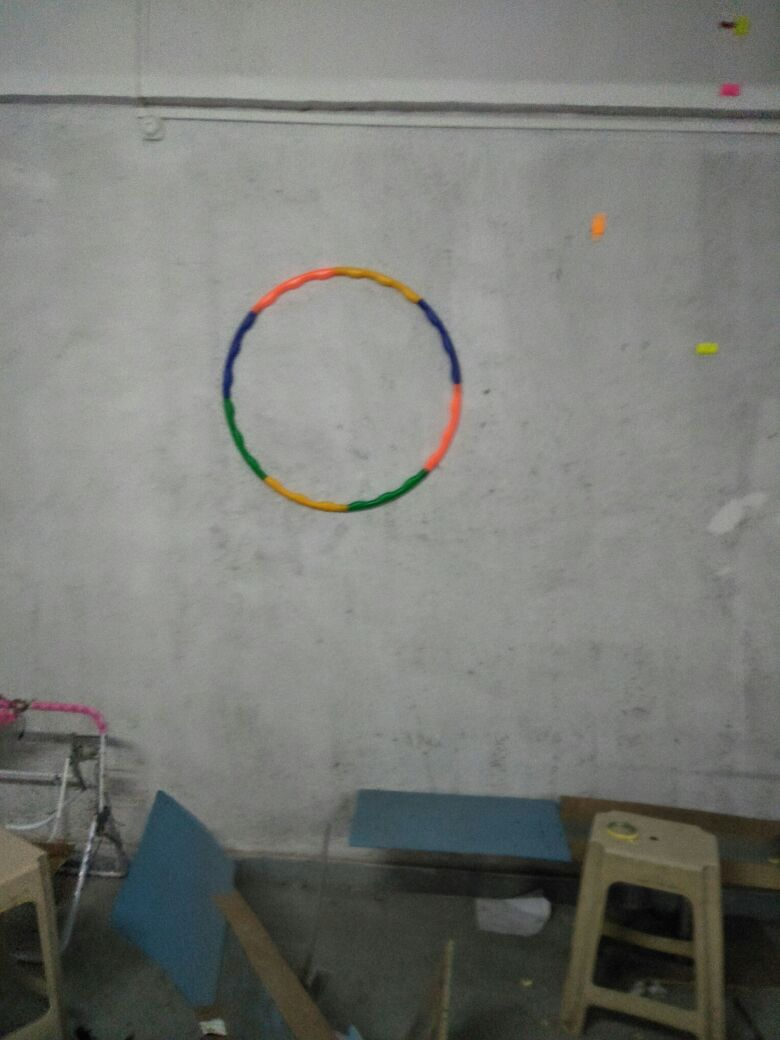
#> input picture Robocon2018/RingDetection/ring.jpg, 780 x 1040 px
$ python ringDetection.py   (older library calls are emulated)
#> lines starting #> are read from the running program, lines starting #| are printed output that depends on the picture; after the words box and inside, x2 and y2 are one past the last pixel; in counts of white or black regions, pixels touching at a corner belong together
import cv2
img = cv2.imread('ring.jpg')
#> img is the input picture: shape (1040, 780, 3); mean B, G, R 117.7, 122.4, 120.7
##cv2.imshow("original image",img)

"Applying the median filter to original image"
median = cv2.medianBlur(img,5)

#converting image to gray format.
imgray = cv2.cvtColor(median, cv2.COLOR_BGR2GRAY)
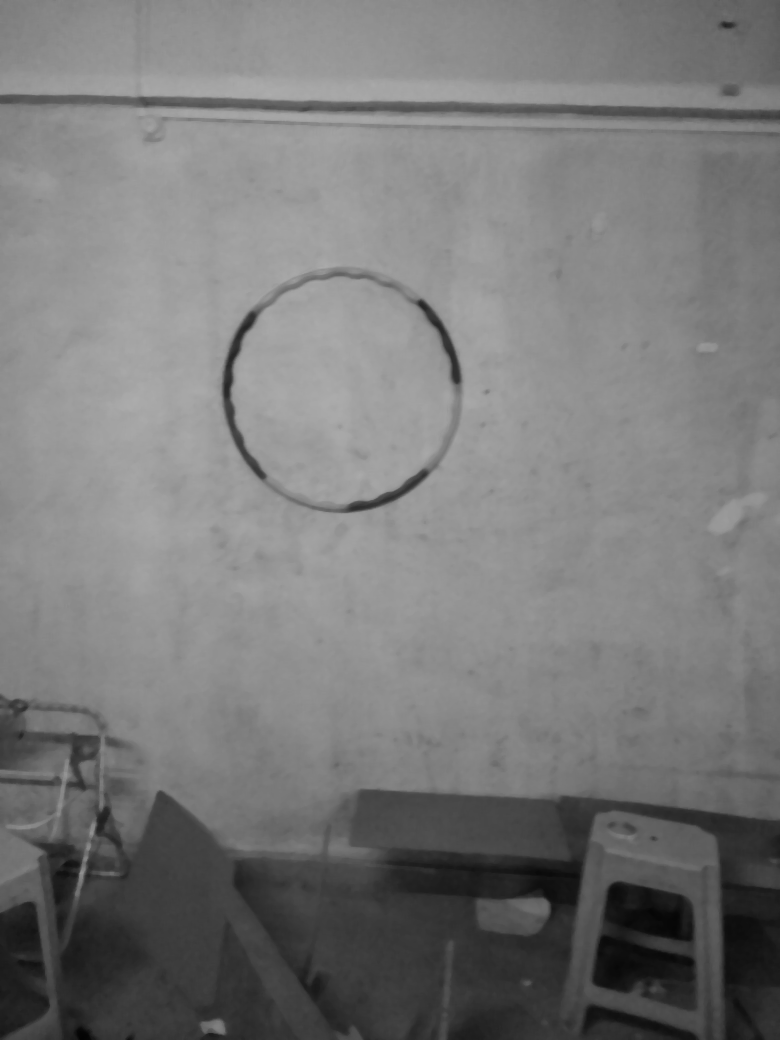
#> imgray: shape (1040, 780); min 3, max 173, mean 121.4
##cv2.imshow("Grayscaled image",imgray)

"Converting image to binary"
_,thresh = cv2.threshold(imgray,127,255,cv2.THRESH_BINARY)
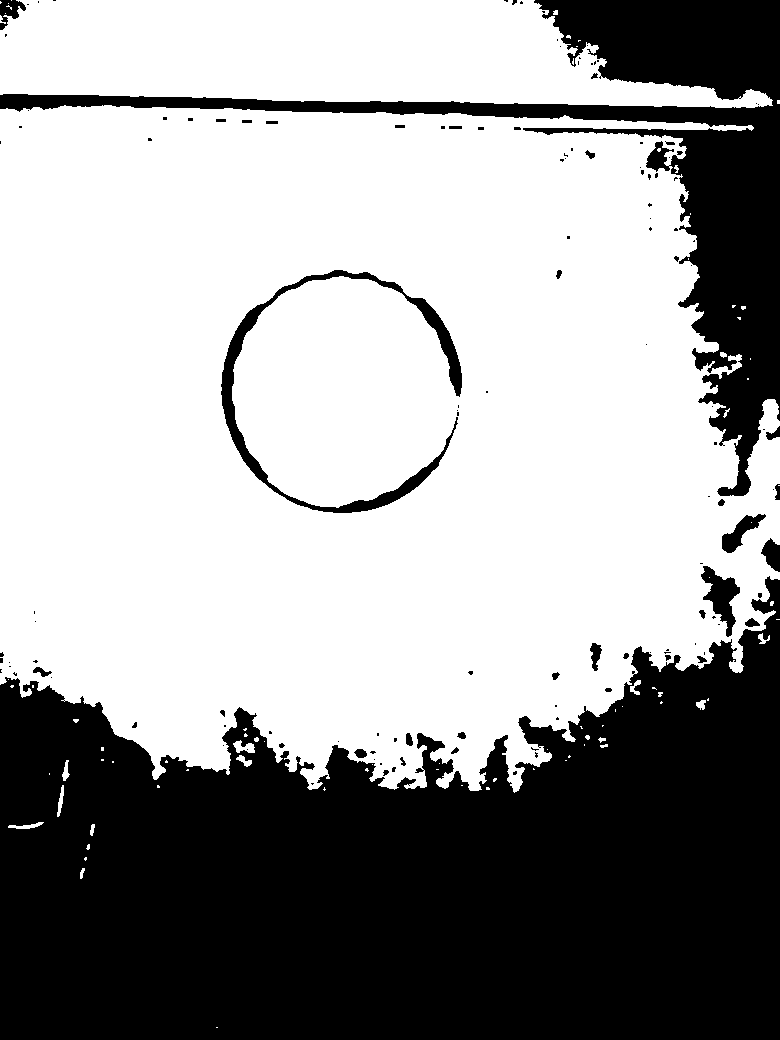
#> thresh: shape (1040, 780); 61.7% white; 131 black regions (93 under 20 px), largest, box (x1, y1, x2, y2) and area: (0, 576, 780, 1040) 244999, (0, 0, 780, 496) 55607, (221, 270, 462, 513) 5709
##cv2.imshow("thresholded image" ,thresh)


#finding contour in the specified area of thresh image
image,contours,_ = cv2.findContours(thresh[200:700,150:500], 1, 2)
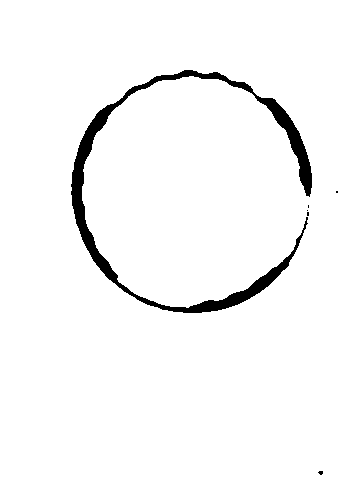
#> image: shape (500, 350); 96.7% white; 6 black regions (5 under 20 px)
#> contours = 7 contours, 4 with area under 20; largest, box (x1, y1, x2, y2) and area: (0, 0, 350, 500) 174151, (70, 69, 313, 314) 6364, (317, 470, 324, 476) 21

"drawing the found contours on thresh"
"cv2.drawContours(thresh,contours,-1,(0,255,0),3)"

#Fitting all the contours found in cirle
for i in range(len(contours)):
    (x,y),radius = cv2.minEnclosingCircle(contours[i])
    center = (int(x),int(y))
    radius = int(radius)
    image = cv2.circle(image,center,radius,(0,255,0),2)
    cv2.imshow("part processed",image)
#> this loop made 7 passes
#> (x, y, radius, center) on passes 1, 2, 5, 6, 7: (320.1, 472, 3, (320, 472)), (307.5, 213.5, 2, (307, 213)), (336.5, 191.5, 1, (336, 191)), (192, 190.3, 123, (192, 190)), (174.5, 249.5, 304, (174, 249))
#> (x, y, radius) on passes 3 to 4: (307, 210, 1), (308, 206, 2)
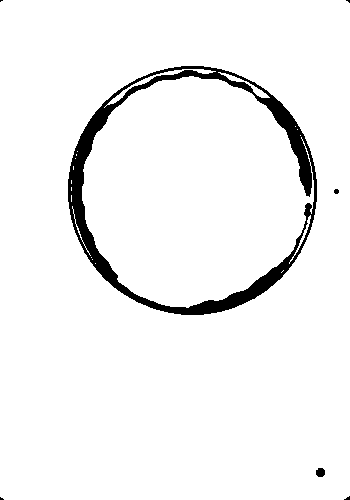
#> image: shape (500, 350); 95.4% white; 7 black regions (4 under 20 px), largest, box (x1, y1, x2, y2) and area: (68, 66, 317, 315) 7851, (316, 468, 325, 477) 68, (334, 189, 339, 194) 21

cv2.imshow("final image",thresh)
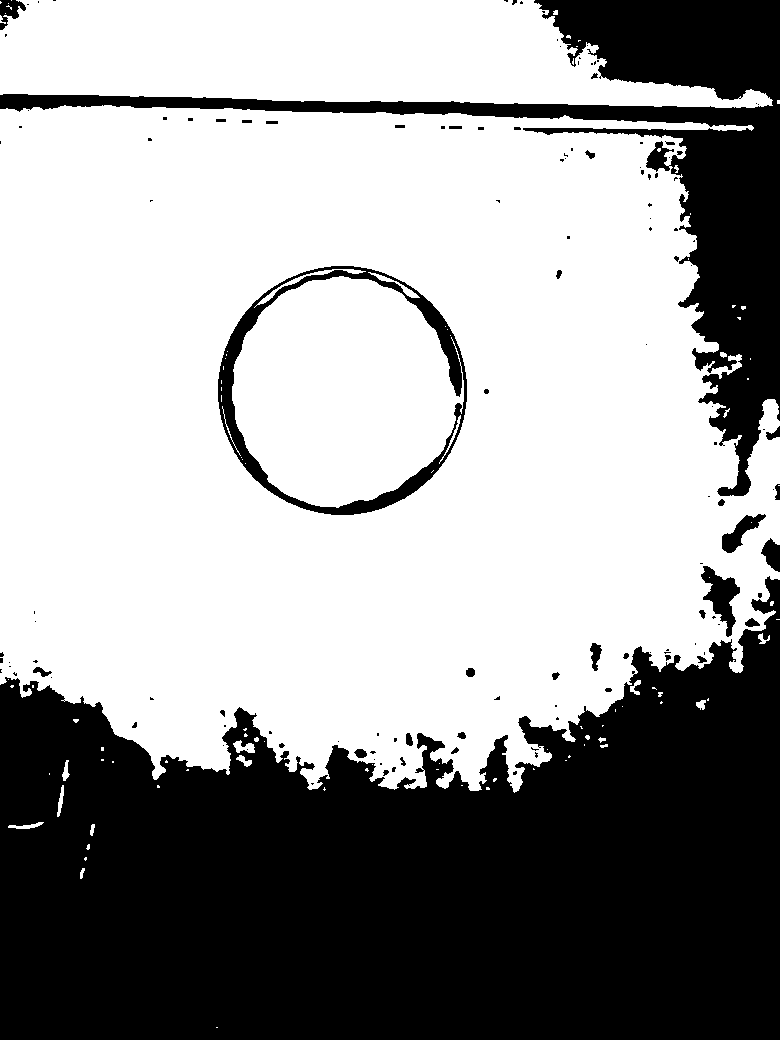
#> window 'final image': shape (1040, 780); 61.4% white; 132 black regions (92 under 20 px), largest, box (x1, y1, x2, y2) and area: (0, 576, 780, 1040) 244999, (0, 0, 780, 496) 55607, (218, 266, 467, 515) 7851
